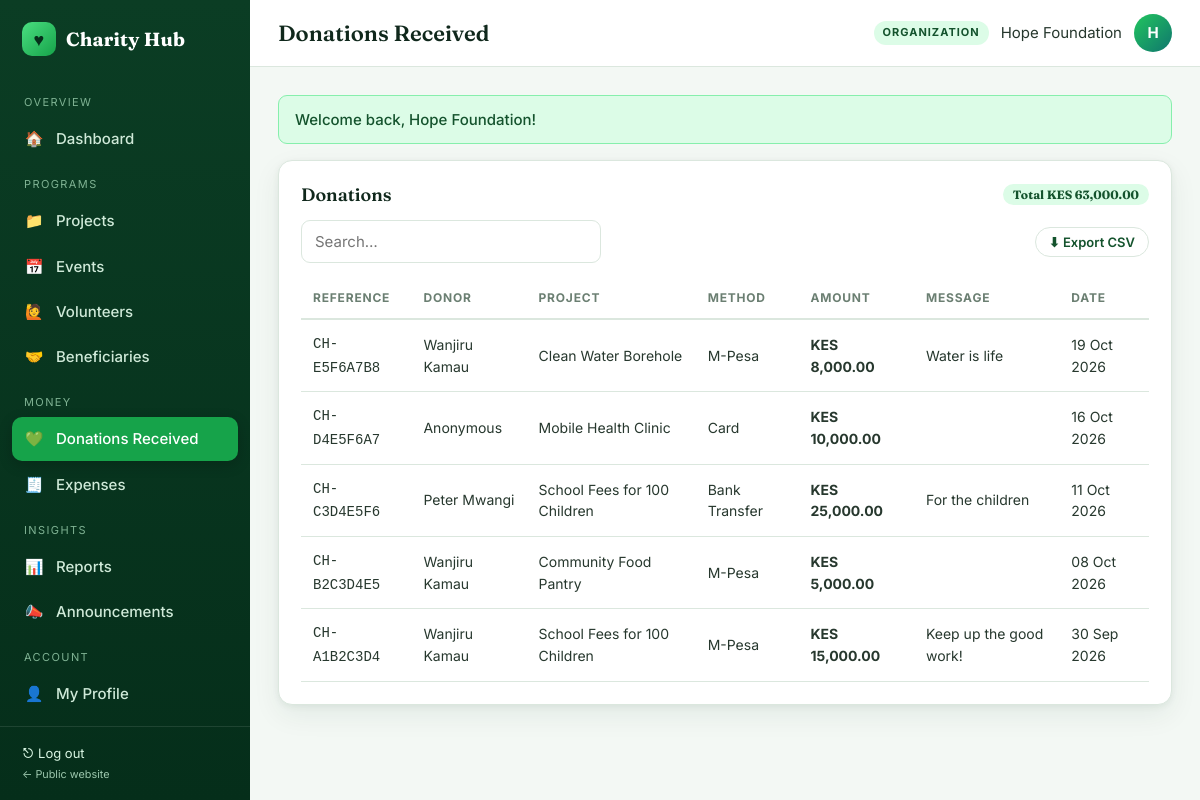
/organization/donations.php (signed in), run on the app's committed database.
### tables this page shows
CREATE TABLE organizations (
  org_id INT AUTO_INCREMENT PRIMARY KEY,
  user_id INT NOT NULL,
  organization_name VARCHAR(200) NOT NULL,
  description TEXT NULL,
  location VARCHAR(150) NULL,
  verification_status ENUM('PENDING','VERIFIED','REJECTED') NOT NULL DEFAULT 'PENDING',
  created_at TIMESTAMP DEFAULT CURRENT_TIMESTAMP,
  FOREIGN KEY (user_id) REFERENCES users(user_id) ON DELETE CASCADE
);

CREATE TABLE donations (
  donation_id INT AUTO_INCREMENT PRIMARY KEY,
  donor_id INT NOT NULL,
  org_id INT NOT NULL,
  project_id INT NULL,
  amount DECIMAL(12,2) NOT NULL,
  payment_method ENUM('M-Pesa','Card','Bank Transfer','Cash') NOT NULL DEFAULT 'M-Pesa',
  reference VARCHAR(40) NOT NULL,
  message VARCHAR(255) NULL,
  anonymous TINYINT(1) NOT NULL DEFAULT 0,
  status ENUM('COMPLETED','PENDING') NOT NULL DEFAULT 'COMPLETED',
  created_at TIMESTAMP DEFAULT CURRENT_TIMESTAMP,
  FOREIGN KEY (donor_id) REFERENCES users(user_id) ON DELETE CASCADE,
  FOREIGN KEY (org_id) REFERENCES organizations(org_id) ON DELETE CASCADE,
  FOREIGN KEY (project_id) REFERENCES projects(project_id) ON DELETE SET NULL
);

CREATE TABLE users (
  user_id INT AUTO_INCREMENT PRIMARY KEY,
  name VARCHAR(150) NOT NULL,
  email VARCHAR(150) NOT NULL UNIQUE,
  password VARCHAR(255) NOT NULL,
  phone VARCHAR(20) NOT NULL,
  role ENUM('ADMIN','ORGANIZATION','DONOR','VOLUNTEER','BENEFICIARY') NOT NULL,
  status ENUM('ACTIVE','SUSPENDED') NOT NULL DEFAULT 'ACTIVE',
  created_at TIMESTAMP DEFAULT CURRENT_TIMESTAMP
);

CREATE TABLE projects (
  project_id INT AUTO_INCREMENT PRIMARY KEY,
  org_id INT NOT NULL,
  title VARCHAR(200) NOT NULL,
  description TEXT NOT NULL,
  category VARCHAR(60) NOT NULL DEFAULT 'General',
  target_amount DECIMAL(12,2) NOT NULL DEFAULT 0,
  start_date DATE NULL,
  end_date DATE NULL,
  status ENUM('PLANNED','ONGOING','COMPLETED','ON_HOLD') NOT NULL DEFAULT 'ONGOING',
  created_at TIMESTAMP DEFAULT CURRENT_TIMESTAMP,
  FOREIGN KEY (org_id) REFERENCES organizations(org_id) ON DELETE CASCADE
);

### includes/bootstrap.php (called while the page is built, shortened)
<?php
require_once ROOT_PATH . '/config/db.php';
function e($v) { return htmlspecialchars((string)($v ?? ''), ENT_QUOTES, 'UTF-8'); }
function url($path = '') { return BASE_URL . '/' . ltrim($path, '/'); }
function asset($path) { return url('assets/' . ltrim($path, '/')); }
function money($n) { return 'KES ' . number_format((float)$n, 2); }
function fdate($d, $fmt = 'd M Y') { return $d ? date($fmt, strtotime($d)) : '—'; }
function get_flash() { $f = $_SESSION['flash'] ?? []; unset($_SESSION['flash']); return $f; }
function db_run($sql, $params = []) {
    global $conn;
    $stmt = $conn->prepare($sql);
    if ($params) {
        $types = '';
        foreach ($params as $p) $types .= is_int($p) ? 'i' : (is_float($p) ? 'd' : 's');
        $stmt->bind_param($types, ...$params);
    }
    if (!$stmt->execute()) { error_log("SQL exec error: " . $stmt->error); $stmt->close(); return false; }
    return $stmt;
}
function db_all($sql, $params = []) {
    $s = db_run($sql, $params); if (!$s) return [];
    $r = $s->get_result(); $rows = $r ? $r->fetch_all(MYSQLI_ASSOC) : []; $s->close(); return $rows;
}
function db_one($sql, $params = []) { $rows = db_all($sql, $params); return $rows[0] ?? null; }
function dashboard_path($role) {
    return [
        'ADMIN' => 'admin/dashboard.php', 'ORGANIZATION' => 'organization/dashboard.php',
        'DONOR' => 'donor/dashboard.php', 'VOLUNTEER' => 'volunteer/dashboard.php',
        'BENEFICIARY' => 'beneficiary/dashboard.php',
    ][$role] ?? 'auth/login.php';
}
function current_user() { return $_SESSION['user'] ?? null; }
function my_org() {
    static $org = false;
    if ($org === false) $org = db_one("SELECT * FROM organizations WHERE user_id = ?", [current_user()['id']]);
    return $org;
}

### includes/org_guard.php (called while the page is built, shortened)
<?php
$org = my_org();
$orgId = (int)$org['org_id'];

### organization/donations.php (the view)
<?php
require_once __DIR__ . '/../includes/bootstrap.php';
require_once __DIR__ . '/../includes/org_guard.php';
$rows = db_all("SELECT d.*, u.name donor, p.title FROM donations d JOIN users u ON u.user_id=d.donor_id LEFT JOIN projects p ON p.project_id=d.project_id WHERE d.org_id=? ORDER BY d.created_at DESC", [$orgId]);
$pageTitle = 'Donations Received';
include __DIR__ . '/../includes/header.php';
?>
<div class="card"><h2>Donations <span class="chip">Total <?= money(array_sum(array_column($rows,'amount'))) ?></span></h2>
<div class="toolbar"><input class="input" placeholder="Search…" data-search="dtbl"><a class="btn btn-sm btn-light" href="<?= url('organization/reports.php?export=donations') ?>">⬇ Export CSV</a></div>
<div class="table-wrap"><table id="dtbl"><thead><tr><th>Reference</th><th>Donor</th><th>Project</th><th>Method</th><th>Amount</th><th>Message</th><th>Date</th></tr></thead><tbody>
<?php foreach ($rows as $d): ?><tr><td><code><?= e($d['reference']) ?></code></td><td><?= $d['anonymous'] ? 'Anonymous' : e($d['donor']) ?></td><td><?= e($d['title'] ?: 'General fund') ?></td><td><?= e($d['payment_method']) ?></td><td><b><?= money($d['amount']) ?></b></td><td><?= e($d['message']) ?></td><td><?= fdate($d['created_at']) ?></td></tr>
<?php endforeach; if (!$rows): ?><tr><td colspan="7" class="empty">No donations yet.</td></tr><?php endif; ?></tbody></table></div></div>
<?php include __DIR__ . '/../includes/footer.php';

### includes/header.php (shortened to what this page needs)
<?php
$pageTitle = $pageTitle ?? 'Dashboard';
$u = current_user();
$menus = [
 'ADMIN' => [
   ['Overview', null], ['Dashboard','admin/dashboard.php','🏠'],
   ['Manage', null], ['Users','admin/users.php','👥'], ['Organizations','admin/organizations.php','🏢'],
   ['Donations','admin/donations.php','💚'], ['Projects','admin/projects.php','📁'], ['Events','admin/events.php','📅'],
   ['Insights', null], ['Reports','admin/reports.php','📊'], ['Announcements','admin/announcements.php','📣'],
   ['Account', null], ['My Profile','profile.php','👤'],
 ],
 'ORGANIZATION' => [
   ['Overview', null], ['Dashboard','organization/dashboard.php','🏠'],
   ['Programs', null], ['Projects','organization/projects.php','📁'], ['Events','organization/events.php','📅'],
   ['Volunteers','organization/volunteers.php','🙋'], ['Beneficiaries','organization/beneficiaries.php','🤝'],
   ['Money', null], ['Donations Received','organization/donations.php','💚'], ['Expenses','organization/expenses.php','🧾'],
   ['Insights', null], ['Reports','organization/reports.php','📊'], ['Announcements','announcements.php','📣'],
   ['Account', null], ['My Profile','profile.php','👤'],
 ],
 'DONOR' => [
   ['Overview', null], ['Dashboard','donor/dashboard.php','🏠'],
   ['Give', null], ['Browse Projects','donor/projects.php','🔎'], ['Make a Donation','donor/donate.php','💚'],
   ['My Giving', null], ['Donation History','donor/history.php','🧾'], ['Announcements','announcements.php','📣'],
   ['Account', null], ['My Profile','profile.php','👤'],
 ],
 'VOLUNTEER' => [
   ['Overview', null], ['Dashboard','volunteer/dashboard.php','🏠'],
   ['Volunteer', null], ['Open Events','volunteer/events.php','📅'], ['My Sign-ups','volunteer/my_events.php','✅'],
   ['Announcements','announcements.php','📣'],
   ['Account', null], ['My Profile','profile.php','👤'],
 ],
 'BENEFICIARY' => [
   ['Overview', null], ['Dashboard','beneficiary/dashboard.php','🏠'],
   ['Support', null], ['Request Assistance','beneficiary/request.php','🆘'], ['My Requests','beneficiary/requests.php','📋'],
   ['Announcements','announcements.php','📣'],
   ['Account', null], ['My Profile','profile.php','👤'],
 ],
];
$items = $menus[$u['role']] ?? [];
$self = str_replace('\\','/',$_SERVER['SCRIPT_NAME']);
?><!DOCTYPE html>
<html lang="en">
<head>
<link rel="stylesheet" href="<?= asset('css/app.css') ?>">
</head>
<body>
<div class="shell">
<aside class="sidebar">
  <a class="logo" href="<?= url(dashboard_path($u['role'])) ?>" style="text-decoration:none"><span class="logo-mark">♥</span> Charity Hub</a>
  <nav>
    <?php foreach ($items as $it): ?>
      <?php if ($it[1] === null): ?><div class="nav-label"><?= e($it[0]) ?></div>
      <?php else: $active = (substr($self, -strlen($it[1])) === $it[1]) ? 'active' : ''; ?>
        <a href="<?= url($it[1]) ?>" class="<?= $active ?>"><span class="ic"><?= $it[2] ?></span><?= e($it[0]) ?></a>
      <?php endif; ?>
    <?php endforeach; ?>
  </nav>
  <div class="side-foot"><a href="<?= url('auth/logout.php') ?>" style="color:#d8f5e2">⎋ Log out</a><br><small><a href="<?= url('index.php') ?>" style="color:#9cc7ad">← Public website</a></small></div>
</aside>
<div class="main">
  <div class="topbar">
    <div style="display:flex;align-items:center;gap:12px"><button class="menu-btn" id="menuBtn" aria-label="Menu">☰</button><h1><?= e($pageTitle) ?></h1></div>
    <div class="who"><span class="role-tag"><?= e($u['role']) ?></span><span class="name"><?= e($u['name']) ?></span><div class="avatar"><?= e(strtoupper(substr($u['name'],0,1))) ?></div></div>
  </div>
  <div class="content">
  <?php foreach (get_flash() as $f): ?>
    <div class="alert alert-<?= e($f['type']) ?>"><?= e($f['msg']) ?></div>
  <?php endforeach; ?>

### data on the page
organizations: organization_name "Hope Foundation", organization_name "H"
donations: reference "CH-E5F6A7B8", donor.name "Wanjiru Kamau", project.title "Clean Water Borehole", payment_method "M-Pesa", amount "KES 8,000.00", message "Water is life", created_at "19 Oct 2026"
donations: reference "CH-D4E5F6A7", anonymous "Anonymous", project.title "Mobile Health Clinic", payment_method "Card", amount "KES 10,000.00", created_at "16 Oct 2026"
donations: reference "CH-C3D4E5F6", donor.name "Peter Mwangi", project.title "School Fees for 100 Children", payment_method "Bank Transfer", amount "KES 25,000.00", message "For the children", created_at "11 Oct 2026"
donations: reference "CH-B2C3D4E5", donor.name "Wanjiru Kamau", project.title "Community Food Pantry", payment_method "M-Pesa", amount "KES 5,000.00", created_at "08 Oct 2026"
donations: reference "CH-A1B2C3D4", donor.name "Wanjiru Kamau", project.title "School Fees for 100 Children", payment_method "M-Pesa", amount "KES 15,000.00", message "Keep up the good work!", created_at "30 Sep 2026"

### other printed values
$it[0] "OVERVIEW"
$it[2] "🏠"
$it[0] "Dashboard"
$it[0] "PROGRAMS"
$it[2] "📁"
$it[0] "Projects"
$it[2] "📅"
$it[0] "Events"
$it[2] "🙋"
$it[0] "Volunteers"
$it[2] "🤝"
$it[0] "Beneficiaries"
$it[0] "MONEY"
$it[2] "💚"
$it[0] "Donations Received"
